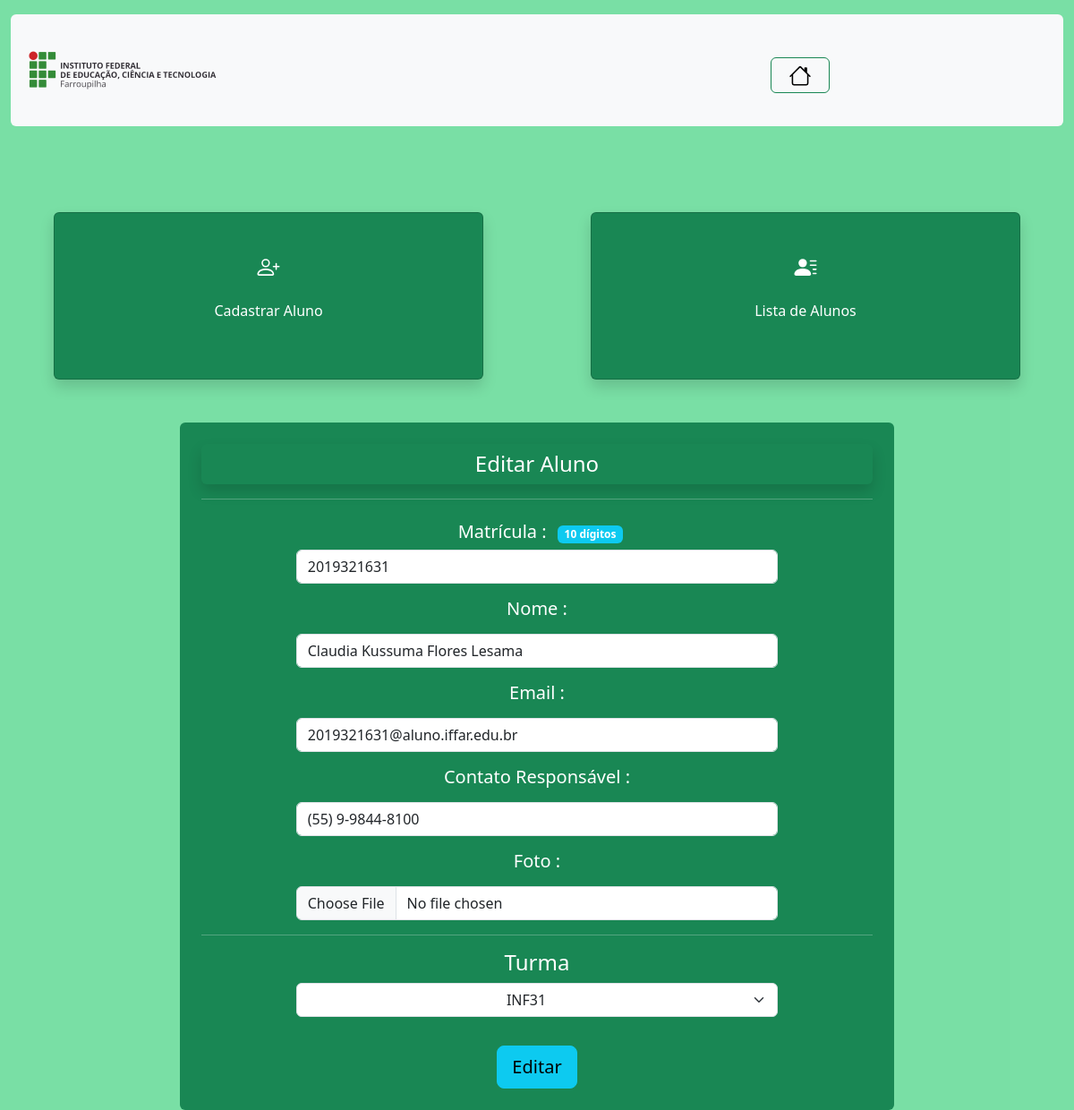
Screenshot of /Aluno/index_aluno.php?page=editar&matricula=2019321631 (signed in) with the database file from the repository.
### tables this page shows
CREATE TABLE IF NOT EXISTS `aluno` (
  `matricula` char(10) NOT NULL,
  `nome` varchar(100) NOT NULL,
  `email` varchar(100) NOT NULL,
  `num_responsavel` varchar(16) NOT NULL,
  `foto` varchar(255) DEFAULT NULL,
  `ID_turma` int NOT NULL,
  PRIMARY KEY (`matricula`),
  KEY `ID_turma` (`ID_turma`) USING BTREE
);

### Aluno/editar_aluno.php (the view, shortened to what this page needs)
<div class="container-sm rounded p-4 text-bg-success text-center" style="width: 70%;">
    <?php
        include_once("../config.php");
        $sql = "SELECT * FROM aluno WHERE matricula=".$_REQUEST["matricula"];
        $result = $connect->query($sql);
        $row = $result->fetch_object();
    ?>
    <form action="?page=salvar" method="POST">
        <p class="p-2 h4 rounded shadow">Editar Aluno</p>
    <hr>
        <div class="m-3 text-center">
            <label for="matricula" class="h5 m-2">Matrícula :</label>
            <span class="badge bg-info">10 dígitos</span>
            <input type="text" class="form-control w-75 mx-auto" id="matricula" name="matricula" value="<?php print $row->matricula; ?>">
            <label for="nome" class="h5 m-3">Nome :</label>
            <input type="text" class="form-control w-75 mx-auto" name="nome" value="<?php print $row->nome; ?>">
            <label for="email" class="h5 m-3">Email :</label>
            <input type="text" class="form-control w-75 mx-auto" name="email" value="<?php print $row->email; ?>">
            <label for="num_responsavel" class="h5 m-3">Contato Responsável :</label>
            <input type="text" class="form-control w-75 mx-auto" id="num_responsavel" name="num_responsavel" value="<?php print $row->num_responsavel; ?>">
            <label for="foto" class="h5 m-3">Foto :</label>
            <input type="file" class="form-control w-75 mx-auto" name="foto" value="<?php print $row->foto; ?>">
        </div>
        <hr>
        <div class="m-3">
            <label for="turma" class="h4">Turma</label>
            <select class="form-select text-center w-75 mx-auto" name="ID_turma">
                <?php
                $sql = "SELECT * FROM aluno as al INNER JOIN turma as tur WHERE al.ID_turma = tur.ID_turma AND al.matricula=" . $_REQUEST["matricula"];
                $result = $connect->query($sql);
                while ($row = $result->fetch_object()) {
                     print "<option value='" . $row->ID_turma . "'>" . $row->nome_turma;
                    print "</option>";
                }
                ?>
            </select>
        </div>
        <button type="submit" class="btn btn-info btn-lg text-center mt-3">Editar</button>
    </form>
</div>

### rows the page displays
aluno: matricula "2019321631", nome "Claudia Kussuma Flores Lesama", email "2019321631@aluno.iffar.edu.br", num_responsavel "(55) 9-9844-8100"

### other values shown
form field ID_turma "INF31"
